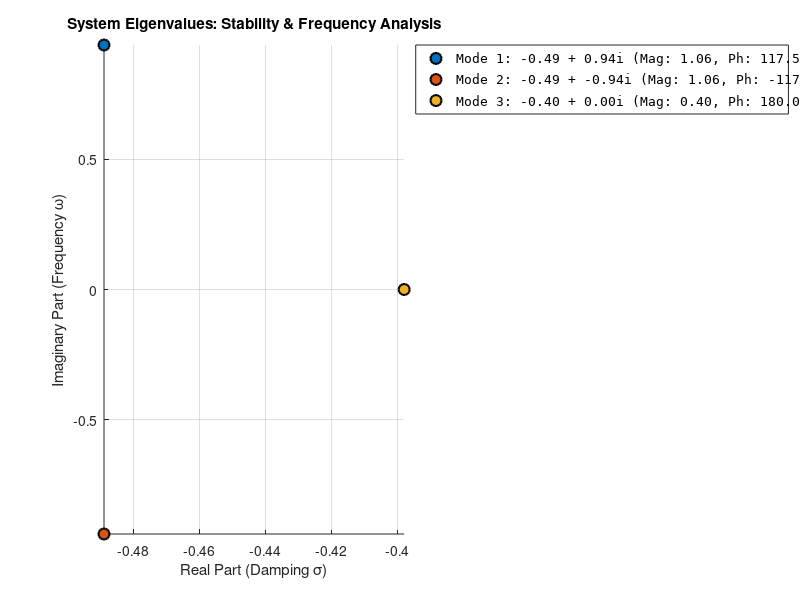
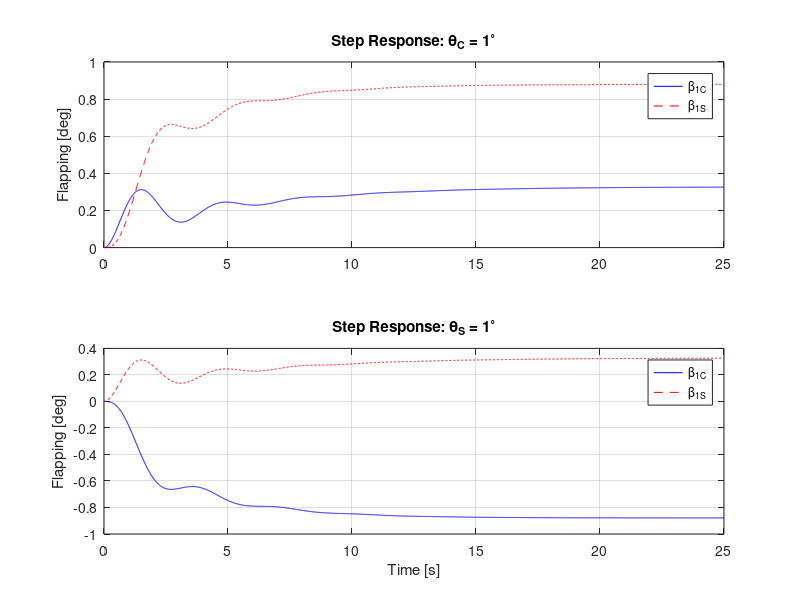
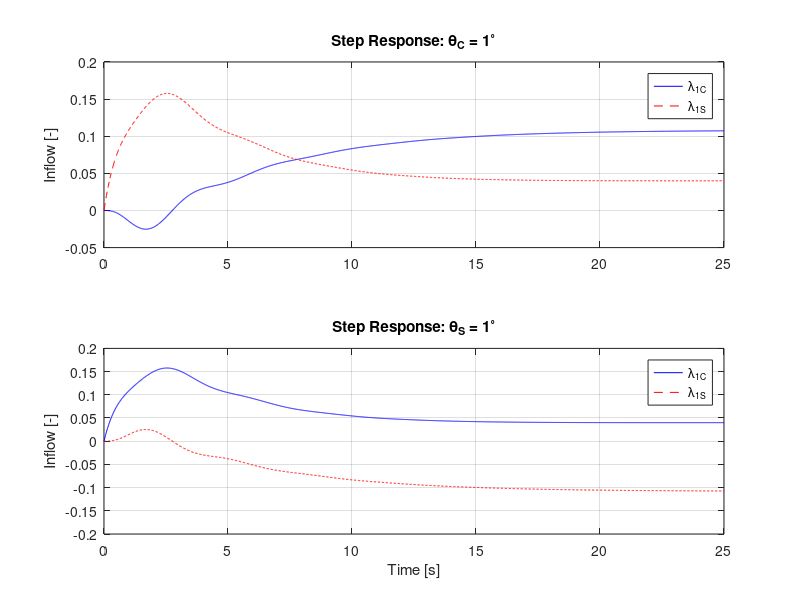
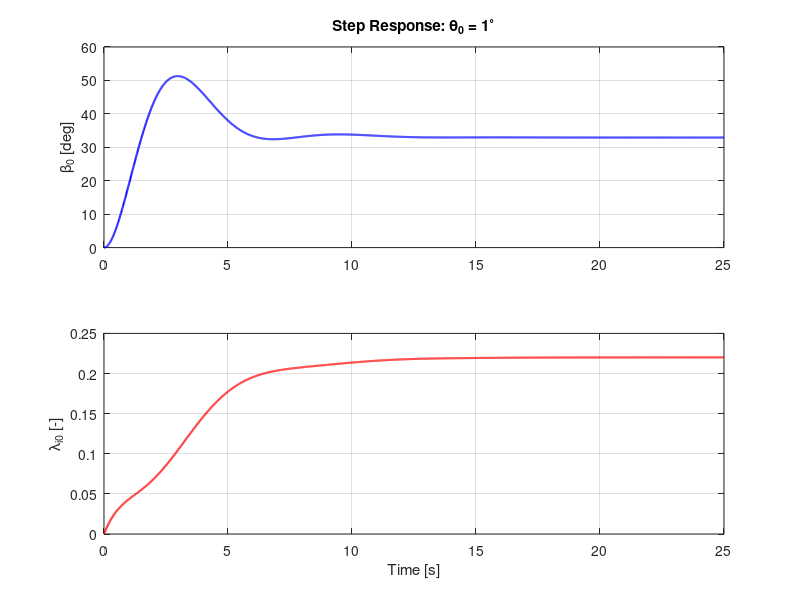

The MATLAB source for these figures, in order:
% Helicopter Flapping and Dynamic Inflow Analysis
clear; clc; close all;

% Toggle: 1 = 6x6 Cyclic Analysis | 0 = 3x3 Coning Analysis
isSixVec = [0,1];
pos0 = get(0,'defaultFigurePosition');

for idxSix = 1:2
    isSix = isSixVec(idxSix);

    %% 1. Parameters
    Cl_alpha      = 5.7;
    gamma    = 8.159;
    sigma    = 0.07;
    nu0beta     = 1.12;
    CT       = 0.005117;
    lambda_i = sqrt(CT/2);

    % Using Option 1 for Inflow Constants
    KI = 16 / (pi * 45);
    Km = 8 / (pi * 3); % Note: Km is not used in this specific A-matrix version

    %% 2. Construct Matrix A and B from Images
    % State vector: [beta_dot_1c; beta_dot_1s; beta_1c; beta_1s; lambda_1s; lambda_1c]
    % Inputs: [theta_c; theta_s]

    % Helper variables for clarity
    g8    = gamma / 8;
    g6 = gamma / 6;
    nuSq1 = nu0beta^2 - 1;
    C_inf = (Cl_alpha * sigma) / (16 * KI);
    L_inf = (lambda_i / KI) + C_inf;

    % Following your specific definition for the inflow terms
    C_inf_0 = (Cl_alpha * sigma) / (6 * Km);
    % The term is defined as negative for stability in the A matrix
    L_inf_0 = -(1 / Km) * (4 * lambda_i + (Cl_alpha * sigma / 4));

    if isSix == 1
        A = [ -g8,    -2,    -nuSq1,  -g8,      0,     -g8;
            2,     -g8,     g8,    -nuSq1,  -g8,      0;
            1,      0,      0,      0,      0,      0;
            0,      1,      0,      0,      0,      0;
            0,     -C_inf,  C_inf,  0,     -L_inf,  0;
            -C_inf,  0,      0,     -C_inf,   0,     -L_inf ];
        B = [ g8,      0;
            0,       g8;
            0,       0;
            0,       0;
            0,       C_inf;
            C_inf,   0 ];
    else
        % Matrix A from your derivation (3x3 coning)
        A = [ -g8,      -nu0beta^2,  -g6;
            1,        0,        0;
            -C_inf_0,  0,       L_inf_0 ];
        % Matrix B from your derivation
        B = [ g8;
            0;
            C_inf_0 ];
    end

    %% 3. Eigenvalues and Normalized Eigenvectors
    [V, D] = eig(A);
    ev = diag(D);

    % Custom Normalization:
    % Max element magnitude = 1, Phase of that element = 0 deg
    V_norm = zeros(size(V));
    for k = 1:size(V, 2)
        [max_val, idx] = max(abs(V(:,k)));
        ref_phase = angle(V(idx, k));
        V_norm(:, k) = (V(:, k) / max_val) * exp(-1i * ref_phase);
    end

    % Display Results to Command Window
    disp('Eigenvalues:'); disp(ev);
    for idx = 1:size(V, 2)
        fprintf('\nMode %d Eigenvector (Mag | Phase Deg):\n', idx);
        disp([abs(V_norm(:,idx)), angle(V_norm(:,idx))*180/pi]);
    end

    % --- Section 3 Expansion: Detailed Eigenvalue Map ---
    figure;
    set(gcf,'position',[pos0(1:2) 1.5 *pos0(3), pos0(4)])
    clf; hold on;
    colors_ev = lines; % 6 distinct colors for the 6 modes
    h = zeros(size(V, 2),1);
    for k = 1:size(V, 2)
        % Calculate Magnitude and Phase of the Eigenvalue itself
        ev_mag = abs(ev(k));
        ev_phase = angle(ev(k)) * 180/pi; % Phase in degrees

        % Plot each eigenvalue
        h(k) = plot(real(ev(k)), imag(ev(k)), 'o', 'MarkerSize', 8, ...
            'MarkerFaceColor', colors_ev(k,:), 'Color', 'k', 'LineWidth', 1.5);

        % Construct legend string with Mag and Phase
        ev_labels{k} = sprintf('Mode %d: %.2f + %.2fi (Mag: %.2f, Ph: %.1f°)', ...
            k, real(ev(k)), imag(ev(k)), ev_mag, ev_phase);
    end
    grid on; %xline(0, 'k-', 'LineWidth', 2); yline(0, 'k-', 'LineWidth', 2);
    xlabel('Real Part (Damping \sigma)');
    ylabel('Imaginary Part (Frequency \omega)');
    title('System Eigenvalues: Stability & Frequency Analysis');
    legend(h, ev_labels, 'Location', 'bestoutside', 'FontSize', 9, 'FontName', 'Consolas');
    axis tight;
    hold off;

    %% 4. Time Simulation (Step Inputs)
    deg2rad = pi/180;
    t = 0:0.01:25; % Non-dimensional time

    if isSix == 1

        % Inputs must be (length(t) x num_inputs)
        % Case 1: QC = 1 deg, QS = 0
        u1 = [ones(length(t), 1)*deg2rad, zeros(length(t), 1)];
        % Case 2: QC = 0, QS = 1 deg
        u2 = [zeros(length(t), 1), ones(length(t), 1)*deg2rad];

        sys = ss(A, B, eye(size(A, 1)), 0);
        [y1, t1] = lsim(sys, u1, t);
        [y2, t2] = lsim(sys, u2, t);
    else
        % 3x3 coning
        u = ones(size(t));

        sys_coned = ss(A, B, eye(3), 0);
        [y, t_out] = lsim(sys_coned, u, t);
    end


    %% 5. Plotting (States in Degrees)
    if isSix == 1
        % --- 6x6 Cyclic Results---
        figure(2);
        subplot(2,1,1);
        plot(t, y1(:,3)*180/pi, 'b', t, y1(:,4)*180/pi, 'r--');
        ylabel('Flapping [deg]'); title('Step Response: \theta_C = 1^\circ');
        legend('\beta_{1C}', '\beta_{1S}'); grid on;
        subplot(2,1,2);
        plot(t, y2(:,3)*180/pi, 'b', t, y2(:,4)*180/pi, 'r--');
        ylabel('Flapping [deg]'); xlabel('Time [s]');
        title('Step Response: \theta_S = 1^\circ');
        legend('\beta_{1C}', '\beta_{1S}'); grid on;

        % 6x6 Inflow plotting
        figure(3);
        subplot(2,1,1);
        plot(t, y1(:,5)*180/pi, 'b', t, y1(:,6)*180/pi, 'r--');
        ylabel('Inflow [-]'); title('Step Response: \theta_C = 1^\circ');
        legend('\lambda_{1C}', '\lambda_{1S}'); grid on;
        subplot(2,1,2);
        plot(t, y2(:,5)*180/pi, 'b', t, y2(:,6)*180/pi, 'r--');
        ylabel('Inflow [-]'); xlabel('Time [s]');
        title('Step Response: \theta_S = 1^\circ');
        legend('\lambda_{1C}', '\lambda_{1S}'); grid on;

    else
        % --- 3x3 Coning Results - SINGLE PLOT MODE ---
        figure(4); clf;

        subplot(2,1,1);
        plot(t_out, y(:,2)*180/pi, 'b', 'LineWidth', 1.5);  % beta_0 flapping
        ylabel('\beta_0 [deg]');
        title('Step Response: \theta_0 = 1^\circ');
        grid on;

        subplot(2,1,2);
        plot(t_out, y(:,3), 'r', 'LineWidth', 1.5);         % lambda_i0 inflow
        ylabel('\lambda_{i0} [-]'); xlabel('Time [s]');
        grid on;

        % NO legend needed - only 1 signal per subplot (exactly as requested)
    end
end
